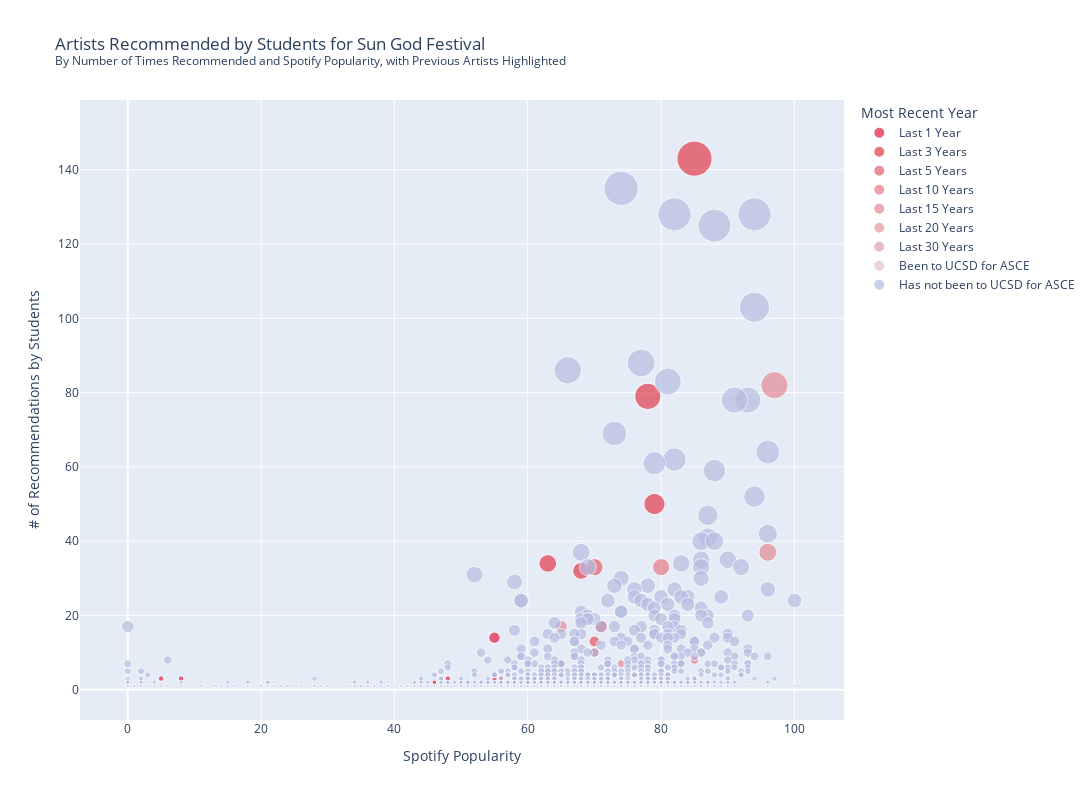

The cell this chart's notebook holds for it:
### Code cell
# Gradient based on how recently they've come, or an opposite colour if they haven't
color_map={'Last 1 Year': '#e31b43',
           'Last 3 Years': '#e03a4a',
           'Last 5 Years': '#de5f6c',
           'Last 10 Years': '#e67782',
           'Last 15 Years': '#e38891',
           'Last 20 Years': '#e39aa2',
           'Last 30 Years': '#dba4aa',
           'Been to UCSD for ASCE': '#e6c1c5',
           'Has not been to UCSD for ASCE': '#b4bce0'
          }

stemmed_artists.rename(columns={'count': '# of Recommendations by Students', 'popularity': 'Spotify Popularity'}, inplace=True)
stemmed_artists['Artist Name'] = stemmed_artists.index

fig = px.scatter(stemmed_artists, x="Spotify Popularity", y="# of Recommendations by Students",
                 size="# of Recommendations by Students", color="Most Recent Year",
                 hover_name=formatted.index,
                 size_max=35,
                 height=800, width=1200,
                 custom_data=['Artist Name'],
                 color_discrete_map=color_map,
                 category_orders={'Most Recent Year': year_order},
                 title="Artists Recommended by Students for Sun God Festival<br><sup>By Number of Times Recommended and Spotify Popularity, with Previous Artists Highlighted</sup>",
                )

# Custom tooltip for the bubbles
fig.update_traces(marker=dict(line=dict(color='white', width=0.75)))
fig.update_traces(
    hovertemplate=(
        "<br><b>%{customdata[0]}</b><br>—<br>"
        "%{data.name}<br>"
        "%{y} // Number of Recommendations by Students<br>"
        "%{x} // Spotify Popularity<br><br>"
        "<extra></extra>"
    )
)

# Slight tooltip visual changes
fig.update_layout(
    hoverlabel=dict(
        font=dict(color="#222"),
        bordercolor="white",
    )
)

# Lighten the background colour of each hover label by about half
for trace in fig.data:
    trace_name = trace.name
    if trace_name in color_map:
        rgba = mcolors.to_rgba(color_map[trace_name], alpha=0.5)
        rgb = [str(255*(1-(1-x)/2)) for x in rgba][:3]
        trace.hoverlabel = dict(bgcolor='rgb('+','.join(rgb[:3])+')')
fig.show()

### Figure 1 — Plotly figure (JSON) as saved in the notebook; plotly's stock layout.template omitted (floating-point values rounded to 4 significant figures; data arrays with more than 128 entries replaced by an {"elided": "..."} marker saying what was removed)
{"data": [{"customdata": [["Thee Sacred Souls"], ["William Black"], ["Tiffany Day"], ["Sundial"], ["DJ Mandy"], ["Frex"], ["Larry June"]], "hoverlabel": {"bgcolor": "rgb(241.0,141.0,161.0)"}, "hovertemplate": "<br><b>%{customdata[0]}</b><br>—<br>%{data.name}<br>%{y} // Number of Recommendations by Students<br>%{x} // Spotify Popularity<br><br><extra></extra>", "hovertext": ["Thee Sacred Souls", "William Black", "Tiffany Day", "Sundial", "DJ Mandy", "Frex", "Larry June"], "legendgroup": "Last 1 Year", "marker": {"color": "#e31b43", "line": {"color": "white", "width": 0.75}, "size": [17, 14, 3, 3, 3, 2, 1], "sizemode": "area", "sizeref": 0.1167, "symbol": "circle"}, "mode": "markers", "name": "Last 1 Year", "showlegend": true, "type": "scattergl", "x": [71, 55, 48, 8, 5, 46, 67], "xaxis": "x", "y": [17, 14, 3, 3, 3, 2, 1], "yaxis": "y"}, {"customdata": [["Laufey"], ["Keshi"], ["NIKI"], ["Knock2"], ["Role Model"], ["Smino"], ["Dayglow"], ["Jordan Ward"], ["Aidan Bissett"], ["Peach Tree Rascals"], ["Isaac Dunbar"], ["Khai Dreams"], ["Sarah Kang"]], "hoverlabel": {"bgcolor": "rgb(239.5,156.5,164.5)"}, "hovertemplate": "<br><b>%{customdata[0]}</b><br>—<br>%{data.name}<br>%{y} // Number of Recommendations by Students<br>%{x} // Spotify Popularity<br><br><extra></extra>", "hovertext": ["Laufey", "Keshi", "NIKI", "Knock2", "Role Model", "Smino", "Dayglow", "Jordan Ward", "Aidan Bissett", "Peach Tree Rascals", "Isaac Dunbar", "Khai Dreams", "Sarah Kang"], "legendgroup": "Last 3 Years", "marker": {"color": "#e03a4a", "line": {"color": "white", "width": 0.75}, "size": [143, 79, 50, 34, 32, 10, 7, 4, 3, 3, 1, 1, 1], "sizemode": "area", "sizeref": 0.1167, "symbol": "circle"}, "mode": "markers", "name": "Last 3 Years", "showlegend": true, "type": "scattergl", "x": [85, 78, 79, 63, 68, 70, 65, 63, 55, 56, 48, 55, 58], "xaxis": "x", "y": [143, 79, 50, 34, 32, 10, 7, 4, 3, 3, 1, 1, 1], "yaxis": "y"}, {"customdata": [["Omar Apollo"], ["Eric Nam"], ["Gryffin"]], "hoverlabel": {"bgcolor": "rgb(238.5,175.0,181.5)"}, "hovertemplate": "<br><b>%{customdata[0]}</b><br>—<br>%{data.name}<br>%{y} // Number of Recommendations by Students<br>%{x} // Spotify Popularity<br><br><extra></extra>", "hovertext": ["Omar Apollo", "Eric Nam", "Gryffin"], "legendgroup": "Last 5 Years", "marker": {"color": "#de5f6c", "line": {"color": "white", "width": 0.75}, "size": [33, 4, 1], "sizemode": "area", "sizeref": 0.1167, "symbol": "circle"}, "mode": "markers", "name": "Last 5 Years", "showlegend": true, "type": "scattergl", "x": [70, 55, 69], "xaxis": "x", "y": [33, 4, 1], "yaxis": "y"}, {"customdata": [["Joji"], ["Cuco"], ["Vince Staples"], ["Khalid"], ["Miguel"], ["Snoop Dogg"], ["Ashe"], ["Hayley Kiyoko"], ["Bad Suns"]], "hoverlabel": {"bgcolor": "rgb(242.5,187.00000000000003,192.5)"}, "hovertemplate": "<br><b>%{customdata[0]}</b><br>—<br>%{data.name}<br>%{y} // Number of Recommendations by Students<br>%{x} // Spotify Popularity<br><br><extra></extra>", "hovertext": ["Joji", "Cuco", "Vince Staples", "Khalid", "Miguel", "Snoop Dogg", "Ashe", "Hayley Kiyoko", "Bad Suns"], "legendgroup": "Last 10 Years", "marker": {"color": "#e67782", "line": {"color": "white", "width": 0.75}, "size": [33, 13, 13, 8, 3, 3, 1, 1, 1], "sizemode": "area", "sizeref": 0.1167, "symbol": "circle"}, "mode": "markers", "name": "Last 10 Years", "showlegend": true, "type": "scattergl", "x": [80, 70, 70, 85, 81, 85, 70, 58, 57], "xaxis": "x", "y": [33, 13, 13, 8, 3, 3, 1, 1, 1], "yaxis": "y"}, {"customdata": [["Kendrick Lamar"], ["Drake"], ["Porter Robinson"], ["Joey Bada$$"], ["Jimmy Eat World"], ["Macklemore"], ["Audien"], ["Ty Dolla $ign"], ["Tokimonsta"], ["Crystal Castles"], ["Mike Posner"]], "hoverlabel": {"bgcolor": "rgb(241.0,195.49999999999997,200.0)"}, "hovertemplate": "<br><b>%{customdata[0]}</b><br>—<br>%{data.name}<br>%{y} // Number of Recommendations by Students<br>%{x} // Spotify Popularity<br><br><extra></extra>", "hovertext": ["Kendrick Lamar", "Drake", "Porter Robinson", "Joey Bada$$", "Jimmy Eat World", "Macklemore", "Audien", "Ty Dolla $ign", "Tokimonsta", "Crystal Castles", "Mike Posner"], "legendgroup": "Last 15 Years", "marker": {"color": "#e38891", "line": {"color": "white", "width": 0.75}, "size": [82, 37, 17, 7, 3, 2, 2, 2, 1, 1, 1], "sizemode": "area", "sizeref": 0.1167, "symbol": "circle"}, "mode": "markers", "name": "Last 15 Years", "showlegend": true, "type": "scattergl", "x": [97, 96, 65, 74, 70, 78, 56, 84, 0, 73, 71], "xaxis": "x", "y": [82, 37, 17, 7, 3, 2, 2, 2, 1, 1, 1], "yaxis": "y"}, {"customdata": [["My Chemical Romance"], ["Neon Trees"]], "hoverlabel": {"bgcolor": "rgb(241.0,204.5,208.5)"}, "hovertemplate": "<br><b>%{customdata[0]}</b><br>—<br>%{data.name}<br>%{y} // Number of Recommendations by Students<br>%{x} // Spotify Popularity<br><br><extra></extra>", "hovertext": ["My Chemical Romance", "Neon Trees"], "legendgroup": "Last 20 Years", "marker": {"color": "#e39aa2", "line": {"color": "white", "width": 0.75}, "size": [4, 2], "sizemode": "area", "sizeref": 0.1167, "symbol": "circle"}, "mode": "markers", "name": "Last 20 Years", "showlegend": true, "type": "scattergl", "x": [81, 66], "xaxis": "x", "y": [4, 2], "yaxis": "y"}, {"customdata": [["311"], ["Black Eyed Peas"], ["Social Distortion"]], "hoverlabel": {"bgcolor": "rgb(237.0,209.5,212.49999999999997)"}, "hovertemplate": "<br><b>%{customdata[0]}</b><br>—<br>%{data.name}<br>%{y} // Number of Recommendations by Students<br>%{x} // Spotify Popularity<br><br><extra></extra>", "hovertext": ["311", "Black Eyed Peas", "Social Distortion"], "legendgroup": "Last 30 Years", "marker": {"color": "#dba4aa", "line": {"color": "white", "width": 0.75}, "size": [2, 1, 1], "sizemode": "area", "sizeref": 0.1167, "symbol": "circle"}, "mode": "markers", "name": "Last 30 Years", "showlegend": true, "type": "scattergl", "x": [63, 81, 57], "xaxis": "x", "y": [2, 1, 1], "yaxis": "y"}, {"customdata": [["They Might Be Giants"]], "hoverlabel": {"bgcolor": "rgb(242.5,224.0,226.0)"}, "hovertemplate": "<br><b>%{customdata[0]}</b><br>—<br>%{data.name}<br>%{y} // Number of Recommendations by Students<br>%{x} // Spotify Popularity<br><br><extra></extra>", "hovertext": ["They Might Be Giants"], "legendgroup": "Been to UCSD for ASCE", "marker": {"color": "#e6c1c5", "line": {"color": "white", "width": 0.75}, "size": [2], "sizemode": "area", "sizeref": 0.1167, "symbol": "circle"}, "mode": "markers", "name": "Been to UCSD for ASCE", "showlegend": true, "type": "scattergl", "x": [59], "xaxis": "x", "y": [2], "yaxis": "y"}, {"customdata": {"elided": "1339x1 str values"}, "hoverlabel": {"bgcolor": "rgb(217.50000000000003,221.5,239.5)"}, "hovertemplate": "<br><b>%{customdata[0]}</b><br>—<br>%{data.name}<br>%{y} // Number of Recommendations by Students<br>%{x} // Spotify Popularity<br><br><extra></extra>", "hovertext": {"elided": "1339 str values"}, "legendgroup": "Has not been to UCSD for ASCE", "marker": {"color": "#b4bce0", "line": {"color": "white", "width": 0.75}, "size": {"elided": "1339 int values"}, "sizemode": "area", "sizeref": 0.1167, "symbol": "circle"}, "mode": "markers", "name": "Has not been to UCSD for ASCE", "showlegend": true, "type": "scattergl", "x": {"elided": "1339 int values"}, "xaxis": "x", "y": {"elided": "1339 int values"}, "yaxis": "y"}], "layout": {"height": 800, "hoverlabel": {"bordercolor": "white", "font": {"color": "#222"}}, "legend": {"itemsizing": "constant", "title": {"text": "Most Recent Year"}, "tracegroupgap": 0}, "title": {"text": "Artists Recommended by Students for Sun God Festival<br><sup>By Number of Times Recommended and Spotify Popularity, with Previous Artists Highlighted</sup>"}, "width": 1200, "xaxis": {"anchor": "y", "autorange": true, "domain": [0, 1], "range": [-6.958, 107.2], "title": {"text": "Spotify Popularity"}, "type": "linear"}, "yaxis": {"anchor": "x", "autorange": true, "domain": [0, 1], "range": [-8.156, 158.8], "title": {"text": "# of Recommendations by Students"}, "type": "linear"}}}
